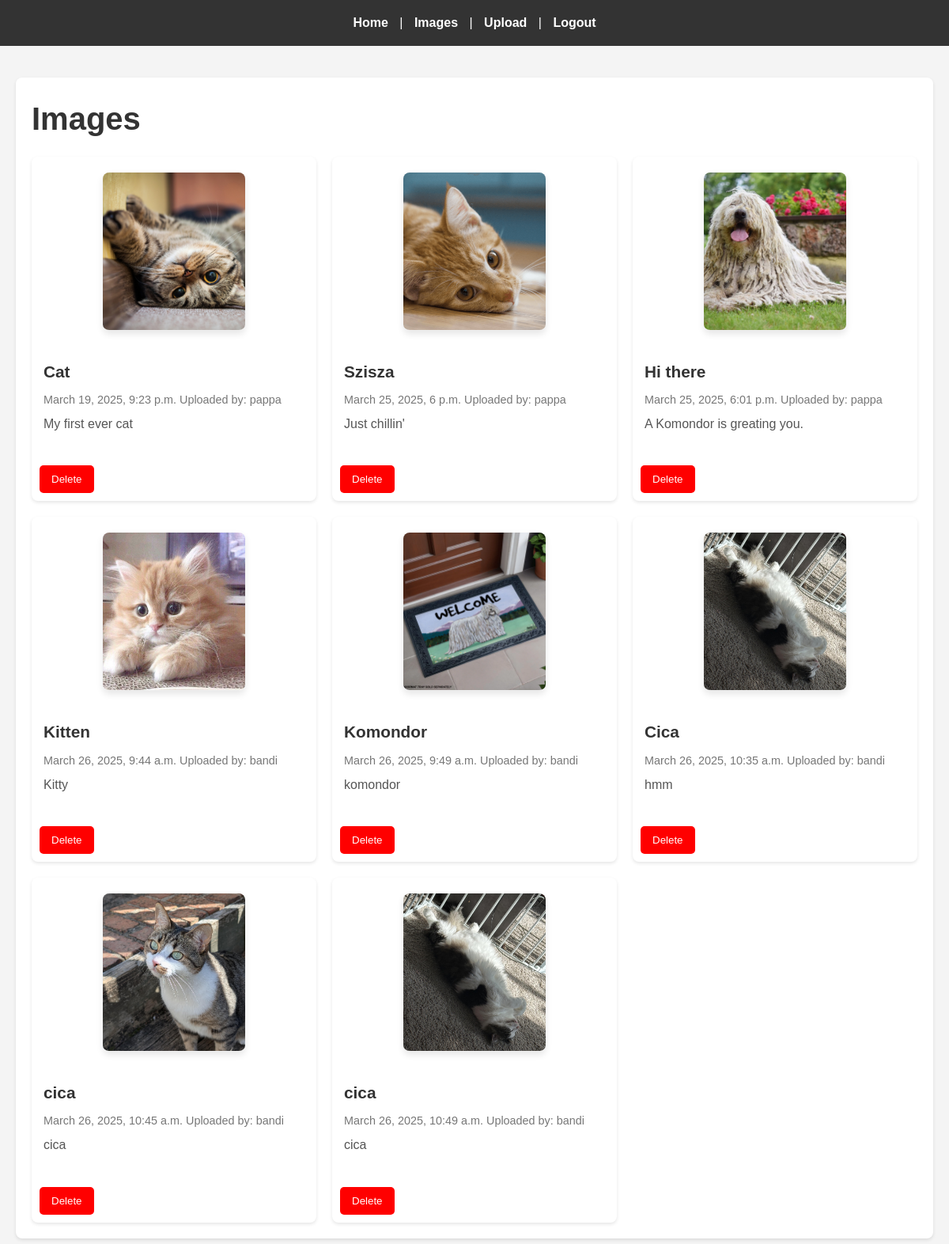
Before: /images/ (signed in) with the older database file.
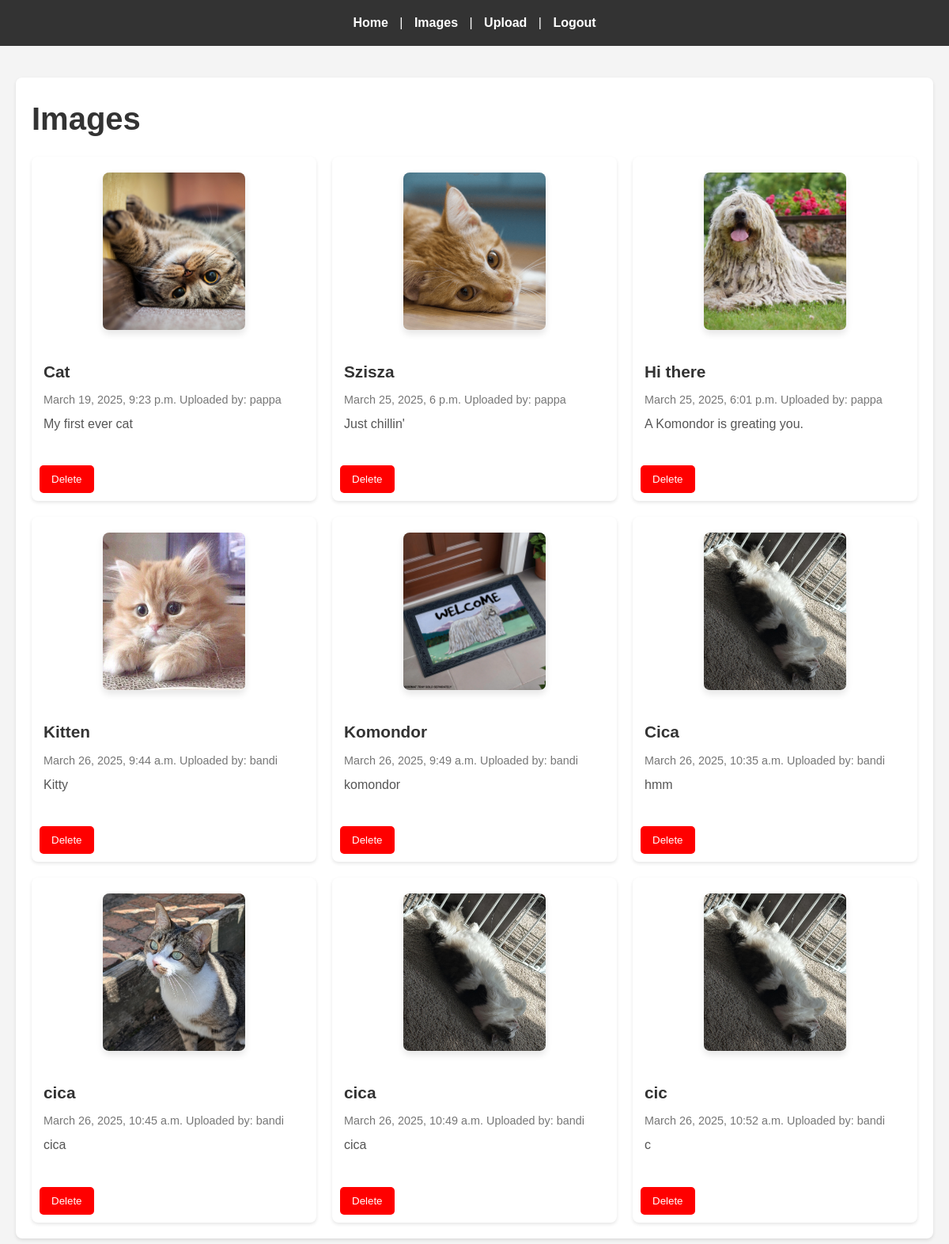
After: the same page with the newer database file.
### images/models.py (models this page shows, shortened)
class Image(models.Model):
    title = models.CharField(max_length=48)
    body = models.TextField()
    slug = models.SlugField(max_length=48, unique=True)
    date = models.DateTimeField(auto_now_add=True)
    banner = models.ImageField(default='fallback.png', blank=True)
    author = models.ForeignKey('auth.User', on_delete=models.CASCADE, default=1)

### images/views.py (the view)
# urls.py: path('', views.images_list, name="list"),
@login_required
def images_list(request):
    images = Image.objects.all()
    return render(request,  'images/images_list.html', {'images': images})

### images/templates/images/images_list.html (shortened to what this page needs)
{% extends 'layout.html' %}
{% block content %}
    <section class="images-list">
        <h1>Images</h1>
        <div class="image-grid">
            {% for image in images %}
                <article class="image-card">
                    <div class="image-card-header">
                        <a href="{% url 'images:page' slug=image.slug %}">
                            <img
                                class="banner"
                                src="{{ image.banner.url }}"
                                alt="{{ image.title }}"
                            />
                        </a>
                    </div>
                    <div class="image-card-content">
                        <a href="{% url 'images:page' slug=image.slug %}">
                            <h2 class="image-card-title">{{ image.title }}</h2>
                            <p class="image-card-date">{{ image.date }}
                                Uploaded by: {{ image.author }}</p>
                            <p class="image-card-body">{{ image.body|truncatewords:20 }}</p>
                        </a>
                    </div>
                    <div class="image-card-footer">
                        <form method="post" action="{% url 'images:delete' slug=image.slug %}" onsubmit="return confirm('Are you sure you want to delete this image?');">
                            <button type="submit" class="delete-button">Delete</button>
                        </form>
                    </div>
                </article>
            {% endfor %}
        </div>
    </section>
{% endblock %}

Changed rows visible on the page:
added Image: banner (picture), title "cic", date "March 26, 2025, 10:52 a.m.", author "bandi", body "c"
